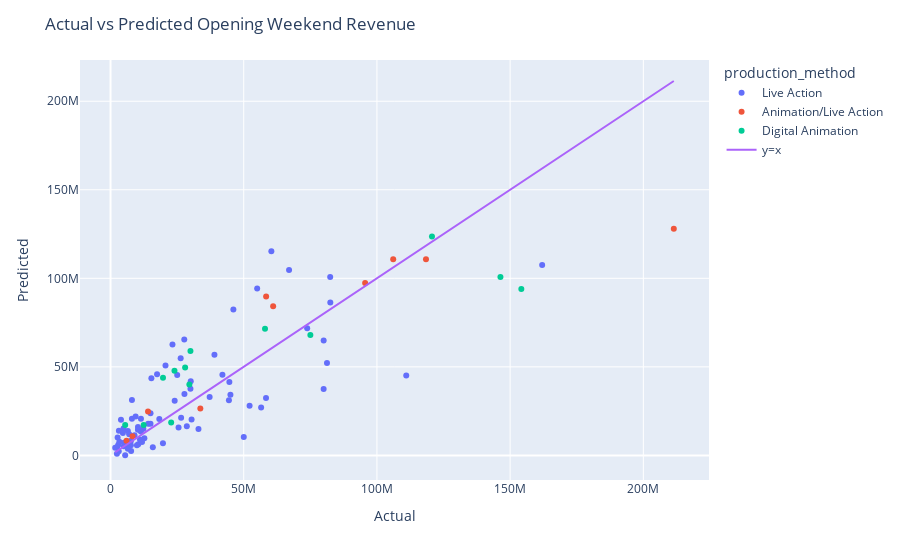

The notebook cell saved with this chart:
### Code cell
results_df = pd.DataFrame({'title': X_test['title'], 'actual': y_test, 'predicted': pred_simple_glm, 'production_method': X_test['production_method']})

# plot actual vs predicted
fig = px.scatter(results_df, x='actual', y='predicted', hover_name='title', color='production_method')
fig.add_trace(go.Scatter(x=results_df['actual'], y=results_df['actual'], mode='lines', name='y=x'))
fig.update_layout(title='Actual vs Predicted Opening Weekend Revenue', xaxis_title='Actual', yaxis_title='Predicted')

### Figure 1 — Plotly figure (JSON) as saved in the notebook; plotly's stock layout.template omitted (floating-point values rounded to 4 significant figures)
{"data": [{"hovertemplate": "<b>%{hovertext}</b><br><br>production_method=Live Action<br>actual=%{x}<br>predicted=%{y}<extra></extra>", "hovertext": ["M3GAN", "80 for Brady", "Knock at the Cabin", "Jesus Revolution", "Creed III", "Operation Fortune: Ruse de guerre", "Scream VI", "65", "Shazam! Fury of the Gods", "John Wick: Chapter 4", "Dungeons & Dragons: Honor Among Thieves", "His Only Son", "Renfield", "The Pope’s Exorcist", "Beau is Afraid", "Big George Foreman: The Miraculous Story of the Once and Future Heavyweight Champion of the World", "Are You There God? It’s Me, Margaret", "Fast X", "The Machine", "The Flash", "No Hard Feelings", "Indiana Jones and the Dial of Destiny", "Sound of Freedom", "Insidious: The Red Door", "Oppenheimer", "Barbie", "Talk To Me", "Haunted Mansion", "Meg 2: The Trench", "The Last Voyage of the Demeter", "Blue Beetle", "Dumb Money", "Expend4bles", "Saw X", "The Exorcist: Believer", "Killers of the Flower Moon", "Priscilla", "Five Nights at Freddy’s", "Journey to Bethlehem", "The Marvels", "Next Goal Wins", "The Hunger Games: The Ballad of Songbirds & Snakes", "Thanksgiving", "Napoleon", "Godzilla Minus One (ゴジラ最新作)", "American Fiction", "Wonka", "The Iron Claw", "Aquaman and the Lost Kingdom", "Anyone But You", "Ferrari", "Mean Girls", "Argylle", "Madame Web", "Dune: Part Two", "Imaginary", "Cabrini", "Arthur the King", "Ghostbusters: Frozen Empire", "Godzilla x Kong: The New Empire", "Civil War", "Abigail", "Challengers", "Unsung Hero", "The Fall Guy", "Tarot", "The Strangers: Chapter 1", "Furiosa: A Mad Max Saga", "The Watchers", "Bad Boys: Ride or Die", "A Quiet Place: Day One", "Horizon: An American Saga Chapter 1", "Sound of Hope: The Story of Possum Trot", "Fly Me to the Moon", "Twisters", "It Ends With Us", "Alien: Romulus", "The Crow", "Reagan", "Beetlejuice Beetlejuice", "Speak No Evil"], "legendgroup": "Live Action", "marker": {"color": "#636efa", "symbol": "circle"}, "mode": "markers", "name": "Live Action", "orientation": "v", "showlegend": true, "type": "scatter", "x": [30429860, 12701640, 14127170, 15882067, 58370007, 3140214, 44447270, 12328361, 30111158, 73817950, 37205784, 5501070, 8026475, 9006368, 2661957, 2925364, 6739037, 67017410, 5000545, 55043679, 15002770, 60368101, 19680879, 33013036, 82455420, 162022044, 10431720, 24082475, 30002735, 6504950, 25030225, 3325504, 8039021, 18309301, 26497600, 23253655, 5040003, 80001720, 2400446, 46110859, 2500295, 44607143, 10306272, 20638887, 11419975, 1755364, 39005800, 4868370, 27686211, 6000344, 3921773, 28635307, 17473540, 15335860, 82505391, 9912713, 7168520, 7633898, 45004673, 80006561, 25537368, 10297110, 15011061, 7731539, 27747035, 6503012, 11825058, 26326462, 7003537, 56527324, 52202495, 11052561, 3078758, 9426615, 81251415, 50016652, 42003361, 4644666, 7650720, 111003345, 11397595], "xaxis": "x", "y": [20200000.0, 9687000.0, 17840000.0, 4650000.0, 32370000.0, 13980000.0, 31130000.0, 14980000.0, 41910000.0, 71810000.0, 33010000.0, 75020.0, 20690000.0, 11440000.0, 10160000.0, 6053000.0, 5138000.0, 104700000.0, 5184000.0, 94300000.0, 17800000.0, 115300000.0, 6902000.0, 14890000.0, 100700000.0, 107500000.0, 6235000.0, 30860000.0, 37620000.0, 13750000.0, 45370000.0, 7689000.0, 31320000.0, 20600000.0, 21270000.0, 62640000.0, 7165000.0, 37440000.0, 919900.0, 82430000.0, 4729000.0, 41440000.0, 16060000.0, 50710000.0, 20740000.0, 4248000.0, 56780000.0, 15200000.0, 65470000.0, 7703000.0, 20080000.0, 16400000.0, 45770000.0, 43500000.0, 86360000.0, 5672000.0, 7673000.0, 5689000.0, 34190000.0, 64870000.0, 15680000.0, 14420000.0, 23820000.0, 2443000.0, 34650000.0, 3736000.0, 7566000.0, 54870000.0, 11890000.0, 27030000.0, 28090000.0, 8967000.0, 2403000.0, 21920000.0, 52140000.0, 10350000.0, 45540000.0, 12640000.0, 8223000.0, 45100000.0, 13520000.0], "yaxis": "y"}, {"hovertemplate": "<b>%{hovertext}</b><br><br>production_method=Animation/Live Action<br>actual=%{x}<br>predicted=%{y}<extra></extra>", "hovertext": ["Ant-Man and the Wasp: Quantumania", "Guardians of the Galaxy Vol 3", "The Little Mermaid", "Transformers: Rise of the Beasts", "Strays", "The Creator", "Kingdom of the Planet of the Apes", "IF", "Deadpool & Wolverine", "Harold and the Purple Crayon"], "legendgroup": "Animation/Live Action", "marker": {"color": "#EF553B", "symbol": "circle"}, "mode": "markers", "name": "Animation/Live Action", "orientation": "v", "showlegend": true, "type": "scatter", "x": [106109650, 118414021, 95578040, 61045464, 8247810, 14079512, 58400788, 33715801, 211435291, 6003197], "xaxis": "x", "y": [110800000.0, 110800000.0, 97380000.0, 84160000.0, 10850000.0, 24810000.0, 89690000.0, 26480000.0, 128000000.0, 8272000.0], "yaxis": "y"}, {"hovertemplate": "<b>%{hovertext}</b><br><br>production_method=Digital Animation<br>actual=%{x}<br>predicted=%{y}<extra></extra>", "hovertext": ["The Super Mario Bros. Movie", "Spider-Man: Across the Spider-Verse", "Elemental", "Ruby Gillman, Teenage Kraken", "Teenage Mutant Ninja Turtles: Mutant Mayhem", "PAW Patrol: The Mighty Movie", "Trolls Band Together", "Wish", "Migration", "Kung Fu Panda 4", "The Garfield Movie", "Inside Out 2", "Despicable Me 4"], "legendgroup": "Digital Animation", "marker": {"color": "#00cc96", "symbol": "circle"}, "mode": "markers", "name": "Digital Animation", "orientation": "v", "showlegend": true, "type": "scatter", "x": [146361865, 120663589, 29602429, 5500990, 28007544, 22764354, 30002525, 19698228, 12453275, 57989905, 24006629, 154201673, 75009210], "xaxis": "x", "y": [100800000.0, 123700000.0, 39970000.0, 17110000.0, 49670000.0, 18550000.0, 58920000.0, 43910000.0, 17220000.0, 71480000.0, 47850000.0, 93980000.0, 67920000.0], "yaxis": "y"}, {"mode": "lines", "name": "y=x", "type": "scatter", "x": [30429860, 12701640, 14127170, 106109650, 15882067, 58370007, 3140214, 44447270, 12328361, 30111158, 73817950, 37205784, 5501070, 146361865, 8026475, 9006368, 2661957, 2925364, 6739037, 118414021, 67017410, 95578040, 5000545, 120663589, 61045464, 55043679, 29602429, 15002770, 5500990, 60368101, 19680879, 33013036, 82455420, 162022044, 10431720, 24082475, 28007544, 30002735, 6504950, 25030225, 8247810, 3325504, 8039021, 14079512, 18309301, 22764354, 26497600, 23253655, 5040003, 80001720, 2400446, 46110859, 2500295, 44607143, 10306272, 30002525, 19698228, 20638887, 11419975, 1755364, 39005800, 12453275, 4868370, 27686211, 6000344, 3921773, 28635307, 17473540, 15335860, 82505391, 57989905, 9912713, 7168520, 7633898, 45004673, 80006561, 25537368, 10297110, 15011061, 7731539, 27747035, 6503012, 58400788, 33715801, 11825058, 26326462, 24006629, 7003537, 56527324, 154201673, 52202495, 11052561, 75009210, 3078758, 9426615, 81251415, 211435291, 6003197, 50016652, 42003361, 4644666, 7650720, 111003345, 11397595], "y": [30429860, 12701640, 14127170, 106109650, 15882067, 58370007, 3140214, 44447270, 12328361, 30111158, 73817950, 37205784, 5501070, 146361865, 8026475, 9006368, 2661957, 2925364, 6739037, 118414021, 67017410, 95578040, 5000545, 120663589, 61045464, 55043679, 29602429, 15002770, 5500990, 60368101, 19680879, 33013036, 82455420, 162022044, 10431720, 24082475, 28007544, 30002735, 6504950, 25030225, 8247810, 3325504, 8039021, 14079512, 18309301, 22764354, 26497600, 23253655, 5040003, 80001720, 2400446, 46110859, 2500295, 44607143, 10306272, 30002525, 19698228, 20638887, 11419975, 1755364, 39005800, 12453275, 4868370, 27686211, 6000344, 3921773, 28635307, 17473540, 15335860, 82505391, 57989905, 9912713, 7168520, 7633898, 45004673, 80006561, 25537368, 10297110, 15011061, 7731539, 27747035, 6503012, 58400788, 33715801, 11825058, 26326462, 24006629, 7003537, 56527324, 154201673, 52202495, 11052561, 75009210, 3078758, 9426615, 81251415, 211435291, 6003197, 50016652, 42003361, 4644666, 7650720, 111003345, 11397595]}], "layout": {"legend": {"title": {"text": "production_method"}, "tracegroupgap": 0}, "margin": {"t": 60}, "title": {"text": "Actual vs Predicted Opening Weekend Revenue"}, "xaxis": {"anchor": "y", "domain": [0, 1], "title": {"text": "Actual"}}, "yaxis": {"anchor": "x", "domain": [0, 1], "title": {"text": "Predicted"}}}}
